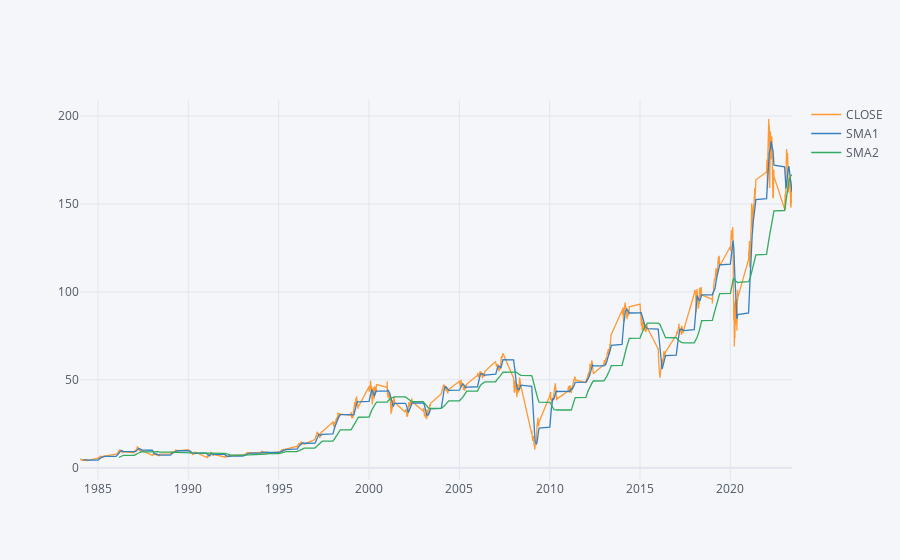

The notebook cell saved with this chart:
### Code cell
data.iplot()

### Figure 1 — Plotly figure (JSON) as saved in the notebook; plotly's stock layout.template omitted (floating-point values rounded to 4 significant figures; data arrays with more than 128 entries replaced by an {"elided": "..."} marker saying what was removed)
{"data": [{"line": {"color": "rgba(255, 153, 51, 1.0)", "dash": "solid", "shape": "linear", "width": 1.3}, "mode": "lines", "name": "CLOSE", "text": "", "type": "scatter", "x": {"elided": "4168 str values"}, "y": {"elided": "4168 float values"}}, {"line": {"color": "rgba(55, 128, 191, 1.0)", "dash": "solid", "shape": "linear", "width": 1.3}, "mode": "lines", "name": "SMA1", "text": "", "type": "scatter", "x": {"elided": "4168 str values"}, "y": {"elided": "4168 mixed values"}}, {"line": {"color": "rgba(50, 171, 96, 1.0)", "dash": "solid", "shape": "linear", "width": 1.3}, "mode": "lines", "name": "SMA2", "text": "", "type": "scatter", "x": {"elided": "4168 str values"}, "y": {"elided": "4168 mixed values"}}], "layout": {"legend": {"bgcolor": "#F5F6F9", "font": {"color": "#4D5663"}}, "paper_bgcolor": "#F5F6F9", "plot_bgcolor": "#F5F6F9", "title": {"font": {"color": "#4D5663"}}, "xaxis": {"gridcolor": "#E1E5ED", "showgrid": true, "tickfont": {"color": "#4D5663"}, "title": {"font": {"color": "#4D5663"}, "text": ""}, "zerolinecolor": "#E1E5ED"}, "yaxis": {"gridcolor": "#E1E5ED", "showgrid": true, "tickfont": {"color": "#4D5663"}, "title": {"font": {"color": "#4D5663"}, "text": ""}, "zerolinecolor": "#E1E5ED"}}}
